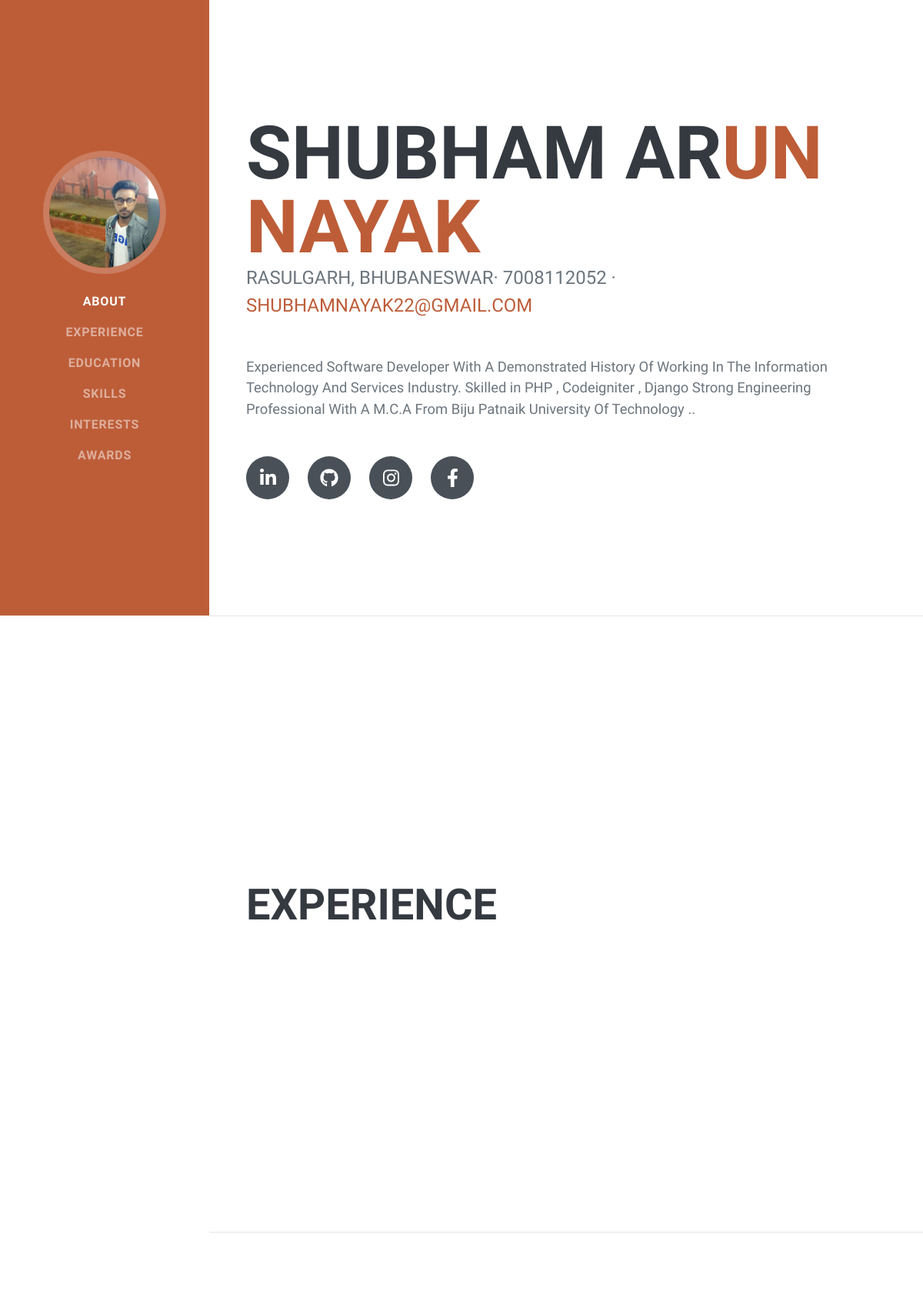
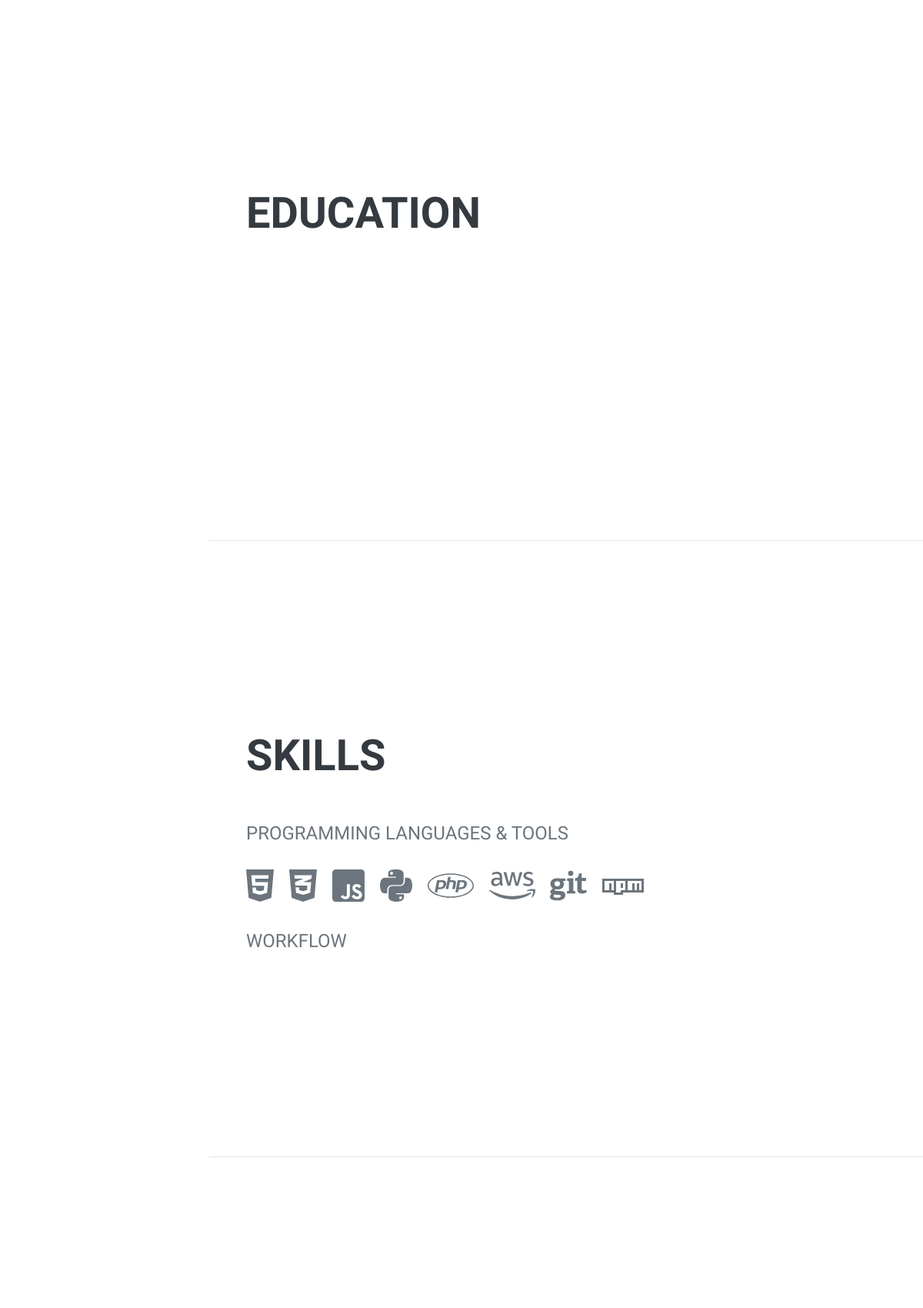
The page / (upper part) on the database its author committed (2 pictures, top to bottom).
### shubham/models.py (models this page shows, shortened)
class Tbloptions(models.Model):
    optionid = models.AutoField(primary_key=True)
    title = models.CharField(max_length=150, blank=True, null=True)
    description = models.CharField(max_length=550, blank=True, null=True)
    images= models.ImageField(upload_to="shubham/images", null=True)
    email = models.CharField(max_length=50, blank=True, null=True)
    mobile = models.CharField(max_length=50, blank=True, null=True)
    alternet_number = models.CharField(max_length=16)
    facebook_link = models.CharField(max_length=300)
    twitter_link = models.CharField(max_length=300)
    youtube_link = models.CharField(max_length=300)
    instagram_link = models.CharField(max_length=300)
    linkedin_link = models.CharField(max_length=300)
    github_link = models.CharField(max_length=300,null=True)
    google_ver_id = models.CharField(max_length=50, blank=True, null=True)
    googleana_script = models.TextField(blank=True, null=True)
    facebook_script = models.TextField(blank=True, null=True)
    logo = models.CharField(max_length=150, blank=True, null=True)
    favicon = models.CharField(max_length=150, blank=True, null=True)
    address = models.CharField(max_length=150, blank=True, null=True)
    meta_title = models.CharField(max_length=150, blank=True, null=True)
    meta_keywords = models.CharField(max_length=150, blank=True, null=True)
    meta_description = models.CharField(max_length=150, blank=True, null=True)
    created_on = models.DateTimeField(blank=True, null=True)

### shubham/views.py (the view)
# urls.py: path('', views.index),
def index(request):
    profile=Tbloptions.objects.all()
    experience=Tblcommonmasters.objects.filter(type='experience')
    education=Tblcommonmasters.objects.filter(type='education')
    workflow=Tblcommonmasters.objects.filter(type='workflow')
    award=Tblcommonmasters.objects.filter(type='award')
    allprod={'profile':profile,'experience':experience,'education':education,'workflow':workflow,'award':award}
    return render(request,"shubham/index.html",allprod)

### shubham/templates/shubham/index.html (shortened to what this page needs)
{%load static%}
<!DOCTYPE html>
<html lang="en">
    <head>
        <link href="{%static 'shubham/css/styles.css'%}" rel="stylesheet" />
    </head>
    <body id="page-top">
        {%for i in profile %}
        <nav class="navbar navbar-expand-lg navbar-dark bg-primary fixed-top" id="sideNav">
            <a class="navbar-brand js-scroll-trigger" href="#page-top"
                ><span class="d-block d-lg-none">Clarence Taylor</span><span class="d-none d-lg-block"><img class="img-fluid img-profile rounded-circle mx-auto mb-2" src="/media/{{i.images}}" alt="" /></span></a
            >
            <div class="collapse navbar-collapse" id="navbarSupportedContent">
                <ul class="navbar-nav">
                    <li class="nav-item"><a class="nav-link js-scroll-trigger" href="#about">About</a></li>
                    <li class="nav-item"><a class="nav-link js-scroll-trigger" href="#experience">Experience</a></li>
                    <li class="nav-item"><a class="nav-link js-scroll-trigger" href="#education">Education</a></li>
                    <li class="nav-item"><a class="nav-link js-scroll-trigger" href="#skills">Skills</a></li>
                    <li class="nav-item"><a class="nav-link js-scroll-trigger" href="#interests">Interests</a></li>
                    <li class="nav-item"><a class="nav-link js-scroll-trigger" href="#awards">Awards</a></li>
                </ul>
            </div>
        </nav>
        {%endfor%}
        {%for i in profile %}
        <div class="container-fluid p-0">
            <section class="resume-section" id="about">
                <div class="resume-section-content">
                    <h1 class="mb-0">{{i.title|slice:"0:10"}}<span class="text-primary">{{i.title|slice:"10:20"}}</span></h1>
        <div class="subheading mb-5">{{i.address}}· {{i.mobile}} · <a href="mailto:{{i.email}}">{{i.email}}</a></div>
                    <p class="lead mb-5">{{i.description}}.</p>
                    <div class="social-icons">
                        <a class="social-icon" href="{{i.linkedin_link}}"><i class="fab fa-linkedin-in"></i></a><a class="social-icon" href="{{i.github_link}}"><i class="fab fa-github"></i></a><a class="social-icon" href="{{i.instagram_link}}"><i class="fab fa-instagram"></i></a><a class="social-icon" href="{{i.facebook_link}}"><i class="fab fa-facebook-f"></i></a>
                    </div>
                </div>
            </section>
       {%endfor%}
            <hr class="m-0" />
            <section class="resume-section" id="experience">
                <div class="resume-section-content">
                    <h2 class="mb-5">Experience</h2>
                </div>
            </section>
            <hr class="m-0" />
            <section class="resume-section" id="education">
                <div class="resume-section-content">
                    <h2 class="mb-5">Education</h2>
                    </div>
                </div>
            <hr class="m-0" />
            <section class="resume-section" id="skills">
                <div class="resume-section-content">
                    <h2 class="mb-5">Skills</h2>
                    <div class="subheading mb-3">Programming Languages & Tools</div>
                    <ul class="list-inline dev-icons">
                        <li class="list-inline-item"><i class="fab fa-html5"></i></li>
                        <li class="list-inline-item"><i class="fab fa-css3-alt"></i></li>
                        <li class="list-inline-item"><i class="fab fa-js-square"></i></li>
                        <li class="list-inline-item"><i class="fab fa-python"></i></li>
                        <li class="list-inline-item"><i class="fab fa-php"></i></li>
                        <li class="list-inline-item"><i class="fab fa-aws"></i></li>
                        <li class="list-inline-item"><i class="fab fa-git"></i></li>
                        <li class="list-inline-item"><i class="fab fa-npm"></i></li>
                    </ul>
                    <div class="subheading mb-3">Workflow</div>
                </div>
            </section>
            <hr class="m-0" />
            <section class="resume-section" id="interests">
            </section>
    </body>
</html>

### rows shown on the page
Tbloptions: images (picture), title "SHUBHAM AR", title "UN NAYAK", address "RASULGARH, BHUBANESWAR", mobile "7008112052", email "SHUBHAMNAYAK22@GMAIL.COM", description "Experienced Software Developer With A Demonstrated History Of Working In The Information Technology And Services Industry. Skilled in PHP , Codeigniter , Django Strong Engineering Professional With A M.C.A From Biju Patnaik University Of Technology ."
